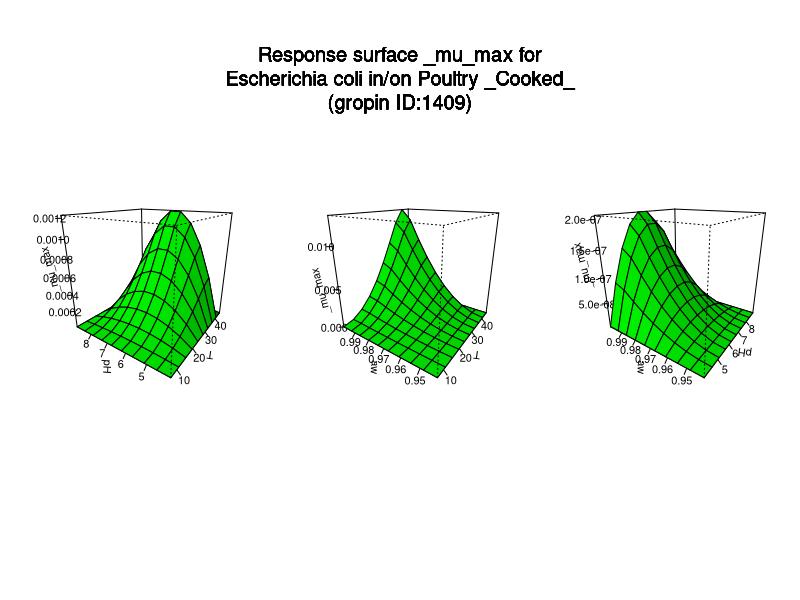

Reproduce this figure in R.
#############################
# start of Parameter script
#############################
T <- seq(6.81681,45.1148851148851,length.out=10)
pH <- seq(4.004,8.97102897102897,length.out=10)
aw <- seq(0.941941,0.999000999000999,length.out=10)
#############################
# end of Parameter script
#############################
############################# 
# start of Model script Gropin ID 1409 
#############################
 
# constant coefficients for this model
 
variables <- data.frame(T,pH,aw)
argumentsPar <- unique.data.frame(expand.grid(variables))
 
# heart of the model
response_surface <- function(T,pH,aw) {
   mumax <-4.247*(((T-45.16)*((T-6.81)^2))/(34.16*(34.16*(T-40.97)-(-4.19)*(47.78-2*T))))*(((pH-8.98)*(pH-4))/(2.49*(pH-6.49)-(-2.49)*(4-pH)))*(((aw-1)*((aw-0.941)^2))/(0.057*(0.057*(aw-0.998)-(-0.002)*(1.939-2*aw))))

	return(mumax=mumax)
} 

# output parameters
responseSurface <- cbind(argumentsPar,response_surface(argumentsPar['T'],argumentsPar['pH'],argumentsPar['aw']))
colnames(responseSurface) <- c(colnames(argumentsPar),'mumax')
#############################
# End of Model script
#############################
############################# 
# start of Visualisation script Gropin ID 1409 
#############################
titleText <-'Response surface _mu_max for
Escherichia coli in/on Poultry _Cooked_
(gropin ID:1409)'
argPar1 <- unique.data.frame(expand.grid(T,pH))
argPar2 <- unique.data.frame(expand.grid(T,aw))
argPar3 <- unique.data.frame(expand.grid(pH,aw))
z1 <- matrix(unlist(response_surface(T = argPar1[1],pH = argPar1[2],aw = aw[1])),nrow=10)
z2 <- matrix(unlist(response_surface(T = argPar2[1],aw = argPar2[2],pH = pH[1])),nrow=10)
z3 <- matrix(unlist(response_surface(pH = argPar3[1],aw = argPar3[2],T = T[1])),nrow=10)
# adding precaution if response surface is zero
myZLim1 <- range(z1)
if(myZLim1[1] == myZLim1[2]) myZLim1[2] <- myZLim1[2]+1
myZLim2 <- range(z2)
if(myZLim2[1] == myZLim2[2]) myZLim2[2] <- myZLim2[2]+1
myZLim3 <- range(z3)
if(myZLim3[1] == myZLim3[2]) myZLim3[2] <- myZLim3[2]+1
if(length(T)>1 & length(pH)>1 & length(aw)>1) {
	par(mfrow = c(1,3))
	persp(T,pH,z1,col = 'green',xlab='T',ylab='pH',zlab='_mu_max',zlim=myZLim1,theta=305,phi=20,shade=0.25,ticktype = 'detailed')
	persp(T,aw,z2,col = 'green',xlab='T',ylab='aw',zlab='_mu_max',zlim=myZLim2,theta=305,phi=20,shade=0.25,ticktype = 'detailed')
	persp(pH,aw,z3,col = 'green',xlab='pH',ylab='aw',zlab='_mu_max',zlim=myZLim3,theta=305,phi=20,shade=0.25,ticktype = 'detailed')
	mtext(titleText,outer=T,  cex=1.2, line=-8.5, side=3)
} else {
		myPars <- unique.data.frame(expand.grid(T,pH,aw))
		myZ <-matrix(unlist(response_surface(myPars[,1],myPars[,2],myPars[,3])),nrow=10)
		myZLim <- range(myZ)
if(myZLim[1] == myZLim[2]) myZLim[2] <- myZLim[2]+1
	if(length(aw)==1) {
		persp(T,pH,myZ,col = 'green',xlab='T',ylab='pH',zlab='_mu_max',main=titleText,sub=paste('other variable: aw =',round(aw,digits = 2)),zlim=myZLim,theta=305,phi=20,shade=0.25,ticktype = 'detailed')
	}
	if(length(pH)==1) {
		persp(T,aw,myZ,col = 'green',xlab='T',ylab='aw',zlab='_mu_max',main=titleText,sub=paste('other variable: pH =',round(pH,digits = 2)),zlim=myZLim,theta=305,phi=20,shade=0.25,ticktype = 'detailed')
	}
	if(length(T)==1) {
		persp(pH,aw,myZ,col = 'green',xlab='pH',ylab='aw',zlab='_mu_max',main=titleText,sub=paste('other variable: T =',round(T,digits = 2)),zlim=myZLim,theta=305,phi=20,shade=0.25,ticktype = 'detailed')
	}
}
#############################
# End of Visualisation script
#############################
